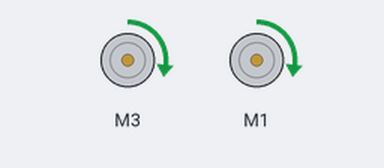
Simulated run of this sketch. Board: Arduino Uno, built with avr-gcc and run on an emulated ATmega328P. On the bench: 2 × DC motor (green arrow = forward, orange = backward, longer = faster).

Above: at 1.3 s.
At 2.78 s:
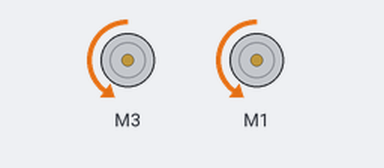
At 3.8 s:
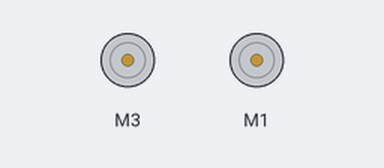
Timing chart, 0 to 6.3 s (numbered marks = the images above):
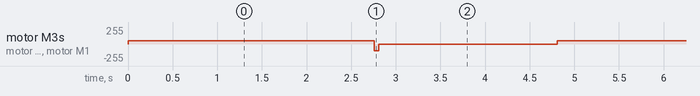

Measured:
- by itself, motor M3, motor M1: repeats every 4.8 s: backward 100/255 0.05 s, stopped 2.0 s, forward 50/255 2.8 s

The sketch:

B3_turn_DAB.ino
```cpp
/*
rotates your robot 180 degrees 3 times

coded by Dylan Bruss
*/

//include packages
#include <Wire.h>
#include <Adafruit_MotorShield.h>
#include <math.h>

Adafruit_MotorShield AFMS = Adafruit_MotorShield();

//define motor ports
const byte LEFTMOTORPORT = 3;
const byte RIGHTMOTORPORT = 1;

// Create pointers to motor control objects
Adafruit_DCMotor *motorLeft = AFMS.getMotor(LEFTMOTORPORT);
Adafruit_DCMotor *motorRight = AFMS.getMotor(RIGHTMOTORPORT);

void setup() {
  AFMS.begin();  // create with the default frequency 1.6KHz
  // Turn off all motors to start, just a good habit
  motorLeft->run(RELEASE);
  motorRight->run(RELEASE);
}

void loop() {
  motorLeft->setSpeed(50);
  motorRight->setSpeed(50);

  motorLeft->run(FORWARD);
  motorRight->run(FORWARD);

  delay(duration_per_dist(12, 50));

  allStop(FORWARD);
  delay(2000);
}

void allStop(int direction) {
  /* This subroutine stops the robot by reversing the mtors for short
     duration.  Parameter is what direction it is initially going.
  */
  motorLeft->setSpeed(100);  // Note that we reset the speeds here; therefore,
  motorRight->setSpeed(100); // we need to reset them in calling routine.
  if (direction == FORWARD) {
    motorLeft->run(BACKWARD);
    motorRight->run(BACKWARD);
  }
  else {
    motorLeft->run(FORWARD);
    motorRight->run(FORWARD);
  }
  delay(50);
  motorLeft->run(RELEASE);
  motorRight->run(RELEASE);
  return;
}

float duration_per_dist(float distance, byte speed){
  /* find drive time in milliseconds from relationships developed from
  observations of distance/time */
  float dist_per_sec = (0.117 * float(speed))-1.5;
  float duration = abs(distance) / dist_per_sec;
  return duration * 1000.0;
}

void turnInPlace(){

}

void turnPivotLeft(){

}

void turnPivotRight(){

}
```
